Frame 1 (no input): blank canvas, image omitted
Frame 60 (the mouse pressed at the canvas centre just before this capture): blank canvas, image omitted
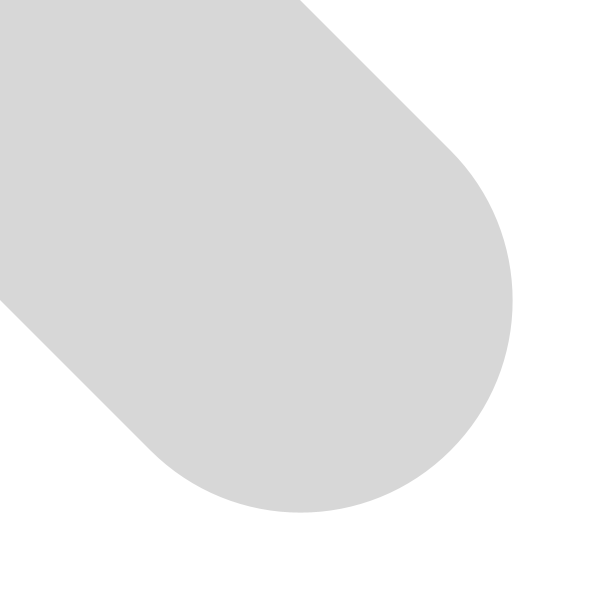
Frame 120 (the mouse held since frame 60 and released just before this capture)

The Processing sketch whose frames 1 and 60 were blank and that drew this single picture after the mouse press (run headless with seeded random() and noise(); from frame 60 on, the mouse is pressed at the canvas centre):

// Processing sketch: sketch_mouse_pmouse2
// ── sketch_mouse_pmouse2.pde
int xp = 100;
int yp = 100;

void setup() {
  size(600, 600);
  background(255);
}


void draw() {


  //ellipse(mouseX, mouseY, 30 ,30);

  //println(weight);

  if (mousePressed == true) {
    float w = dist(pmouseX,pmouseY,mouseX,mouseY);
    stroke(0,40+255/w);
    strokeWeight(w);
    line(pmouseX,pmouseY,mouseX,mouseY);
  }
}
